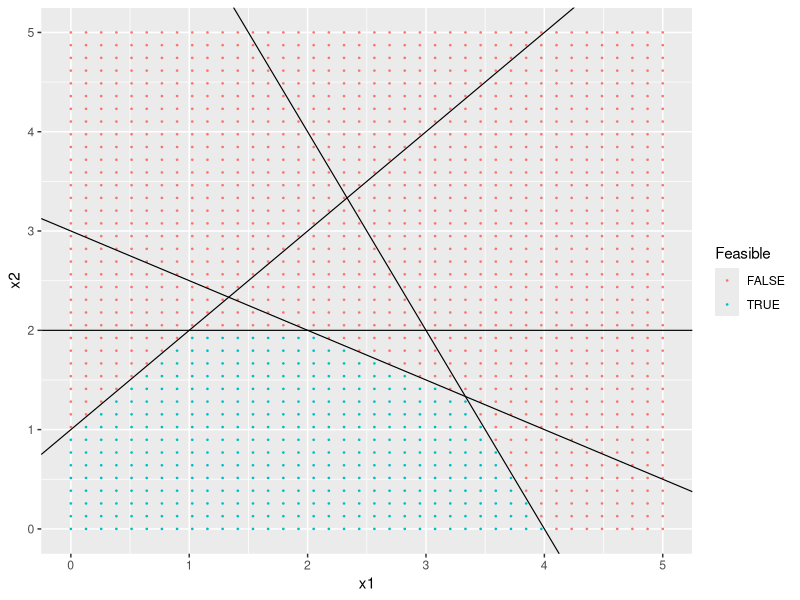

The R script that drew this image:
library(dplyr)
library(ggplot2)
library(lpSolve)


is_feasible <- function (x1, x2){
  # Constraints for the Ready Mikks Problem
  if((x1 + 2*x2 <= 6) &
     (2*x1 + x2 <= 8) &
     (-x1 + x2  <= 1) &
     (x2 <= 2)) TRUE
  else
    FALSE
}

# A function to evaluate the Ready Mikkks objective function
obj_func <- function(x1,x2){
  3*x1 + 2*x2
}

# (1) Show feasible space
set.seed(100)
N = 40
x1_range   <- seq(0,5,length.out=N)
x1_range
x2_range   <- seq(0,5,length.out=N)
comb_x1_x2 <- expand.grid(x1_range,x2_range)
exper <- tibble(x1=comb_x1_x2[,1],x2=comb_x1_x2[,2])


exper <- exper %>%
  dplyr::rowwise() %>%
  dplyr::mutate(Feasible=is_feasible(x1,x2))
summary(exper)

p1 <- ggplot(exper,aes(x=x1,y=x2,colour=Feasible))+geom_point(size=0.25)+
  geom_abline(mapping=aes(slope=-0.5,intercept=6/2),size=0.4)+
  geom_abline(mapping=aes(slope=-2,intercept=8),size=0.4)+
  geom_abline(mapping=aes(slope=1,intercept=1),size=0.4)+
  geom_abline(mapping=aes(slope=0,intercept=2),size=0.4)
p1

# (2) Generate optimal solution

# Objective function
z <- c(3,2)
z

# Constraints
cons <- matrix(c(1,2,
                 2,1,
                 -1,1,
                 0,1),byrow = T,nrow=4)
cons

# Equalities
eql <- c("<=", "<=", "<=","<=")
eql

# RHS
rhs <- c(6,8,1,2)
rhs

# Solve
opt <- lp("max",z,cons,eql,rhs)
# Show the status
opt$status
# Show the objective function value
opt$objval
# Show the solution points
opt$solution
